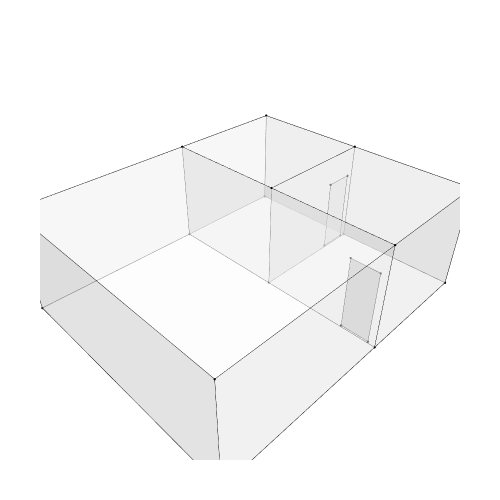

The notebook cell this image was saved under:
### Markdown cell above
## 5. Show the geometry

### Code cell
Topology.Show(house, d1, d2,
              backgroundColor="white",
              width=500,
              height=500,
              renderer=renderer)

### Figure 1 — Plotly figure (JSON) as saved in the notebook; plotly's stock layout.template omitted (floating-point values rounded to 4 significant figures)
{"data": [{"customdata": ["", "", "", "", "", "", "", "", "", "", "", "", "", "", "", ""], "hoverinfo": "text", "hovertemplate": ["Click ", "Click ", "Click ", "Click ", "Click ", "Click ", "Click ", "Click ", "Click ", "Click ", "Click ", "Click ", "Click ", "Click ", "Click ", "Click "], "hovertext": ["", "", "", "", "", "", "", "", "", "", "", "", "", "", "", ""], "legendgroup": "1", "legendrank": 1, "marker": {"color": ["#000000", "#000000", "#000000", "#000000", "#000000", "#000000", "#000000", "#000000", "#000000", "#000000", "#000000", "#000000", "#000000", "#000000", "#000000", "#000000"], "line": {"width": 0}, "opacity": 1, "size": [2.8, 2.8, 2.8, 2.8, 2.8, 2.8, 2.8, 2.8, 2.8, 2.8, 2.8, 2.8, 2.8, 2.8, 2.8, 2.8], "sizemode": "diameter", "symbol": "circle"}, "mode": "markers", "name": "1: Untitled (Vertices)", "showlegend": false, "text": ["", "", "", "", "", "", "", "", "", "", "", "", "", "", "", ""], "type": "scatter3d", "x": [0, 5, 5, 5, 0, 5, 0, 5, 5, 0, 8.5, 8.5, 8.5, 8.5, 8.5, 8.5], "y": [7, 7, 3.5, 0, 0, 7, 7, 3.5, 0, 0, 7, 3.5, 7, 3.5, 0, 0], "z": [0, 0, 0, 0, 0, 3, 3, 3, 3, 3, 0, 0, 3, 3, 0, 3]}, {"hoverinfo": "text", "legendgroup": "2", "legendrank": 2, "line": {"color": "black", "dash": "solid", "width": 1}, "marker": {"size": 0}, "mode": "lines", "name": "1: Untitled (Edges)", "showlegend": false, "text": "", "type": "scatter3d", "x": [0, 5, null, 5, 5, null, 5, 5, null, 5, 0, null, 0, 0, null, 5, 5, null, 0, 5, null, 0, 0, null, 5, 5, null, 5, 5, null, 5, 5, null, 5, 5, null, 0, 0, null, 5, 0, null, 0, 0, null, 5, 8.5, null, 8.5, 8.5, null, 8.5, 5, null, 8.5, 8.5, null, 5, 8.5, null, 8.5, 8.5, null, 8.5, 8.5, null, 8.5, 5, null, 8.5, 8.5, null, 8.5, 5, null, 8.5, 8.5, null, 8.5, 8.5, null, 8.5, 5, null], "y": [7, 7, null, 7, 3.5, null, 3.5, 0, null, 0, 0, null, 0, 7, null, 7, 7, null, 7, 7, null, 7, 7, null, 7, 3.5, null, 3.5, 3.5, null, 3.5, 0, null, 0, 0, null, 0, 0, null, 0, 0, null, 0, 7, null, 7, 7, null, 7, 3.5, null, 3.5, 3.5, null, 7, 7, null, 7, 7, null, 3.5, 3.5, null, 7, 3.5, null, 3.5, 3.5, null, 3.5, 0, null, 0, 0, null, 0, 0, null, 3.5, 0, null, 0, 0, null], "z": [0, 0, null, 0, 0, null, 0, 0, null, 0, 0, null, 0, 0, null, 3, 0, null, 3, 3, null, 0, 3, null, 3, 3, null, 3, 0, null, 3, 3, null, 3, 0, null, 3, 0, null, 3, 3, null, 3, 3, null, 0, 0, null, 0, 0, null, 0, 0, null, 3, 0, null, 3, 3, null, 3, 0, null, 3, 3, null, 3, 3, null, 0, 0, null, 0, 0, null, 3, 0, null, 3, 3, null, 3, 3, null]}, {"cmax": 1, "cmin": 0, "color": "#FAFAFA", "colorscale": [[0, "#440154"], [0.1111, "#482878"], [0.2222, "#3e4989"], [0.3333, "#31688e"], [0.4444, "#26828e"], [0.5556, "#1f9e89"], [0.6667, "#35b779"], [0.7778, "#6ece58"], [0.8889, "#b5de2b"], [1, "#fde725"]], "flatshading": true, "hoverinfo": "text", "hovertext": "", "i": [0, 3, 3, 5, 3, 4, 6, 1, 7, 0, 9, 3, 5, 8, 7, 9, 4, 4, 6, 4, 12, 10, 11, 11, 13, 7, 1, 1, 13, 11, 2, 8, 15, 8], "j": [1, 4, 1, 6, 5, 6, 7, 7, 8, 2, 0, 0, 3, 7, 6, 7, 10, 11, 12, 6, 13, 12, 13, 7, 12, 13, 11, 14, 15, 13, 14, 2, 13, 15], "k": [2, 1, 0, 4, 4, 1, 1, 2, 2, 8, 8, 9, 9, 9, 5, 5, 11, 1, 10, 10, 11, 11, 7, 1, 6, 6, 14, 2, 14, 14, 15, 15, 7, 7], "legendgroup": "3", "legendrank": 3, "lighting": {"facenormalsepsilon": 0}, "name": "1: Untitled (Faces)", "opacity": 0.5, "showlegend": false, "showscale": false, "text": "", "type": "mesh3d", "x": [0, 5, 5, 0, 5, 0, 5, 5, 5, 0, 8.5, 8.5, 8.5, 8.5, 8.5, 8.5], "y": [0, 3.5, 0, 7, 7, 7, 7, 3.5, 0, 0, 7, 3.5, 7, 3.5, 0, 0], "z": [0, 0, 0, 0, 0, 3, 3, 3, 3, 3, 0, 0, 3, 3, 0, 3]}, {"customdata": ["", "", "", ""], "hoverinfo": "text", "hovertemplate": ["Click ", "Click ", "Click ", "Click "], "hovertext": ["", "", "", ""], "legendgroup": "5", "legendrank": 5, "marker": {"color": ["#000000", "#000000", "#000000", "#000000"], "line": {"width": 0}, "opacity": 1, "size": [2.8, 2.8, 2.8, 2.8], "sizemode": "diameter", "symbol": "circle"}, "mode": "markers", "name": "2: Untitled (Vertices)", "showlegend": false, "text": ["", "", "", ""], "type": "scatter3d", "x": [7.5, 8.3, 8.3, 7.5], "y": [3.5, 3.5, 3.5, 3.5], "z": [0.05, 0.05, 2.15, 2.15]}, {"hoverinfo": "text", "legendgroup": "6", "legendrank": 6, "line": {"color": "black", "dash": "solid", "width": 1}, "marker": {"size": 0}, "mode": "lines", "name": "2: Untitled (Edges)", "showlegend": false, "text": "", "type": "scatter3d", "x": [7.5, 8.3, null, 8.3, 8.3, null, 8.3, 7.5, null, 7.5, 7.5, null], "y": [3.5, 3.5, null, 3.5, 3.5, null, 3.5, 3.5, null, 3.5, 3.5, null], "z": [0.05, 0.05, null, 0.05, 2.15, null, 2.15, 2.15, null, 2.15, 0.05, null]}, {"cmax": 1, "cmin": 0, "color": "#FAFAFA", "colorscale": [[0, "#440154"], [0.1111, "#482878"], [0.2222, "#3e4989"], [0.3333, "#31688e"], [0.4444, "#26828e"], [0.5556, "#1f9e89"], [0.6667, "#35b779"], [0.7778, "#6ece58"], [0.8889, "#b5de2b"], [1, "#fde725"]], "flatshading": true, "hoverinfo": "text", "hovertext": "", "i": [0, 0], "j": [1, 2], "k": [2, 3], "legendgroup": "7", "legendrank": 7, "lighting": {"facenormalsepsilon": 0}, "name": "2: Untitled (Faces)", "opacity": 0.5, "showlegend": false, "showscale": false, "text": "", "type": "mesh3d", "x": [8.3, 8.3, 7.5, 7.5], "y": [3.5, 3.5, 3.5, 3.5], "z": [0.05, 2.15, 2.15, 0.05]}, {"customdata": ["", "", "", ""], "hoverinfo": "text", "hovertemplate": ["Click ", "Click ", "Click ", "Click "], "hovertext": ["", "", "", ""], "legendgroup": "9", "legendrank": 9, "marker": {"color": ["#000000", "#000000", "#000000", "#000000"], "line": {"width": 0}, "opacity": 1, "size": [2.8, 2.8, 2.8, 2.8], "sizemode": "diameter", "symbol": "circle"}, "mode": "markers", "name": "3: Untitled (Vertices)", "showlegend": false, "text": ["", "", "", ""], "type": "scatter3d", "x": [5, 5, 5, 5], "y": [0.2, 0.2, 1, 1], "z": [0.05, 2.15, 2.15, 0.05]}, {"hoverinfo": "text", "legendgroup": "10", "legendrank": 10, "line": {"color": "black", "dash": "solid", "width": 1}, "marker": {"size": 0}, "mode": "lines", "name": "3: Untitled (Edges)", "showlegend": false, "text": "", "type": "scatter3d", "x": [5, 5, null, 5, 5, null, 5, 5, null, 5, 5, null], "y": [0.2, 0.2, null, 0.2, 1, null, 1, 1, null, 1, 0.2, null], "z": [0.05, 2.15, null, 2.15, 2.15, null, 2.15, 0.05, null, 0.05, 0.05, null]}, {"cmax": 1, "cmin": 0, "color": "#FAFAFA", "colorscale": [[0, "#440154"], [0.1111, "#482878"], [0.2222, "#3e4989"], [0.3333, "#31688e"], [0.4444, "#26828e"], [0.5556, "#1f9e89"], [0.6667, "#35b779"], [0.7778, "#6ece58"], [0.8889, "#b5de2b"], [1, "#fde725"]], "flatshading": true, "hoverinfo": "text", "hovertext": "", "i": [0, 0], "j": [1, 2], "k": [2, 3], "legendgroup": "11", "legendrank": 11, "lighting": {"facenormalsepsilon": 0}, "name": "3: Untitled (Faces)", "opacity": 0.5, "showlegend": false, "showscale": false, "text": "", "type": "mesh3d", "x": [5, 5, 5, 5], "y": [0.2, 0.2, 1, 1], "z": [0.05, 2.15, 2.15, 0.05]}], "layout": {"autosize": true, "height": 500, "margin": {"b": 40, "l": 40, "r": 40, "t": 40}, "paper_bgcolor": "#FFFFFF", "plot_bgcolor": "#FFFFFF", "scene": {"aspectmode": "data", "camera": {"center": {"x": 0, "y": 0, "z": 0}, "eye": {"x": -1.25, "y": -1.25, "z": 1.25}, "projection": {"type": "perspective"}, "up": {"x": 0, "y": 0, "z": 1}}, "xaxis": {"visible": false}, "yaxis": {"visible": false}, "zaxis": {"visible": false}}, "showlegend": true, "width": 500, "xaxis": {"showgrid": false, "visible": false, "zeroline": false}, "yaxis": {"showgrid": false, "visible": false, "zeroline": false}}}
